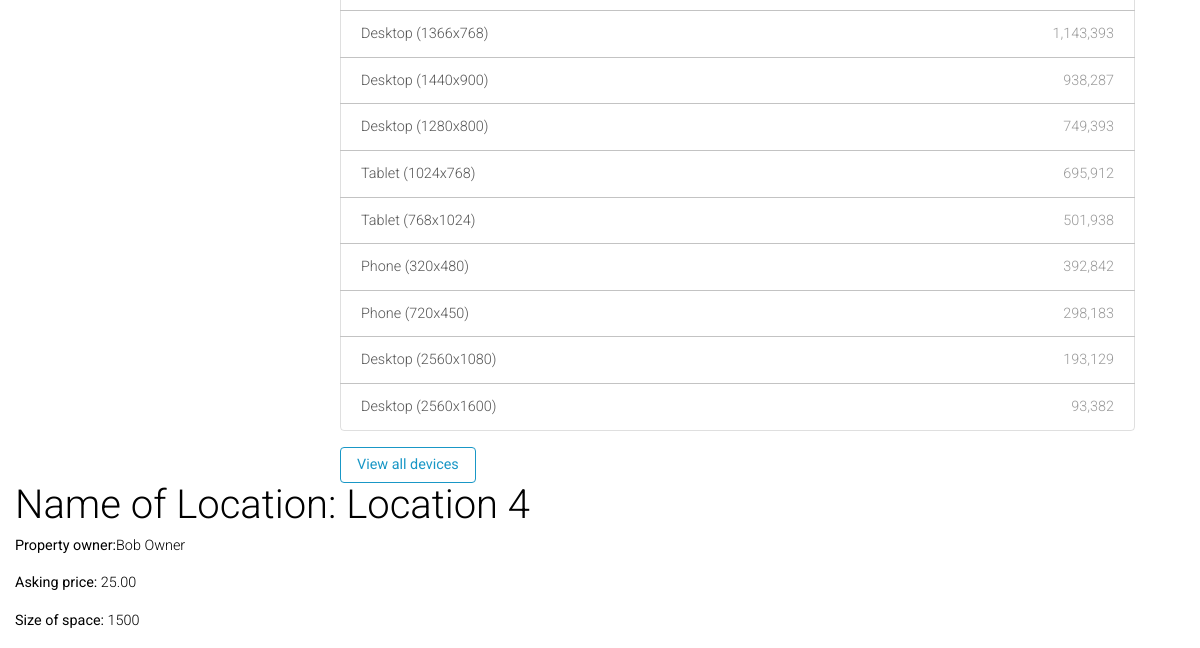
The page /commissions/lease/1/ (lower part) on the database as committed earlier.
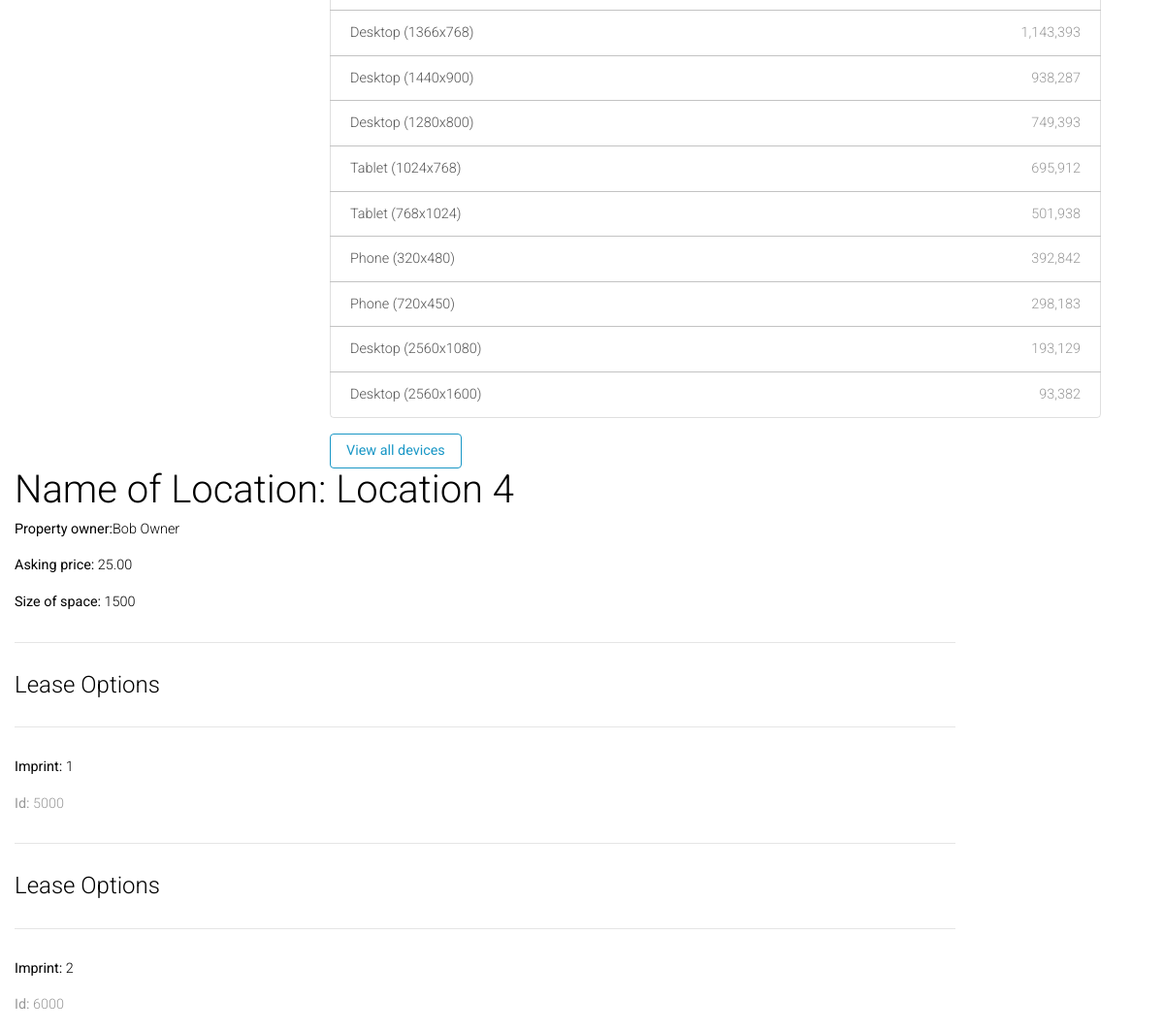
The same page on the database as committed later.
### commissions/models.py (models this page shows, shortened)
class Option(models.Model):
    lease = models.ForeignKey('Lease', on_delete=models.CASCADE, null=True)
    option_terms = models.TextField(blank=True)
    option_notice_date = models.DateField(null=True, blank=True)
    option_commencement_date = models.DateField(null=True, blank=True)
    option_expiration_date = models.DateField(null=True, blank=True)
    increase_or_decrease_size = models.IntegerField(null=True, blank=True, default=0)
    increase_or_decrease_rent_rate_factor = models.DecimalField(decimal_places=4, default=1, max_digits=5)
    commission_rate = models.DecimalField(decimal_places=4, default=0, max_digits=5)
    option_contingencies = models.TextField(blank=True)
    date_added = models.DateTimeField(auto_now=False, auto_now_add=True)
    date_modified = models.DateTimeField(auto_now=True, auto_now_add=False)

### commissions/views.py (the view)
# urls.py: url(r'^lease/(?P<pk>[0-9]+)/$', views.LeaseDetailView.as_view(), name='lease-detail'),
class LeaseDetailView(generic.DetailView):
    model = Lease

### commissions/templates/commissions/lease_detail.html
{% extends 'base.html' %}
{% block content %}
   <h1>Name of Location: {{ lease.location_name }}</h1>
   <p><strong>Property owner:</strong>{{ lease.property_owner_name }} </p>
   <p><strong>Asking price:</strong> {{ lease.rent_price }} </p>
   <p><strong>Size of space:</strong> {{ lease.size_of_transaction }} </p>
      {% for option in lease.option_set.all %}
      <hr>
   <div style="margin-left:20 px;margin-top:20px">
      <h4>Lease Options</h4>
      <hr>
      <p><strong>Imprint:</strong> {{ option.id }}</p>
      <p class="text-muted"><strong>Id:</strong> {{ option.increase_or_decrease_size }} </p>
      {% endfor %}
  </div>
{% endblock %}

Rows that differ between the two databases and show on the page:
added Option: id "1", increase_or_decrease_size "5000"
added Option: id "2", increase_or_decrease_size "6000"
